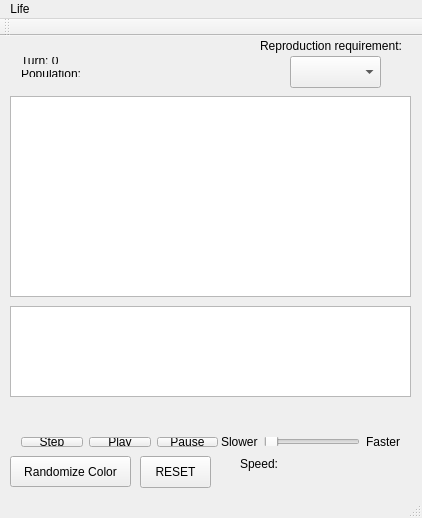
<?xml version="1.0" encoding="UTF-8"?>
<ui version="4.0">
 <class>CellWindow</class>
 <widget class="QMainWindow" name="CellWindow">
  <property name="geometry">
   <rect>
    <x>0</x>
    <y>0</y>
    <width>422</width>
    <height>518</height>
   </rect>
  </property>
  <property name="windowTitle">
   <string>CellWindow</string>
  </property>
  <widget class="QWidget" name="centralWidget">
   <widget class="QWidget" name="verticalLayoutWidget">
    <property name="geometry">
     <rect>
      <x>10</x>
      <y>10</y>
      <width>111</width>
      <height>42</height>
     </rect>
    </property>
    <layout class="QVBoxLayout" name="verticalLayout">
     <item>
      <widget class="QLabel" name="turnLabel">
       <property name="text">
        <string>Turn: 0</string>
       </property>
      </widget>
     </item>
     <item>
      <widget class="QLabel" name="populationLabel">
       <property name="text">
        <string>Population:</string>
       </property>
      </widget>
     </item>
    </layout>
   </widget>
   <widget class="QGraphicsView" name="graphicsView">
    <property name="geometry">
     <rect>
      <x>10</x>
      <y>60</y>
      <width>401</width>
      <height>201</height>
     </rect>
    </property>
   </widget>
   <widget class="QWidget" name="horizontalLayoutWidget_2">
    <property name="geometry">
     <rect>
      <x>10</x>
      <y>390</y>
      <width>219</width>
      <height>32</height>
     </rect>
    </property>
    <layout class="QHBoxLayout" name="horizontalLayout_3">
     <item>
      <widget class="QPushButton" name="stepButton">
       <property name="text">
        <string>Step</string>
       </property>
      </widget>
     </item>
     <item>
      <widget class="QPushButton" name="playButton">
       <property name="text">
        <string>Play</string>
       </property>
      </widget>
     </item>
     <item>
      <widget class="QPushButton" name="pauseButton">
       <property name="text">
        <string>Pause</string>
       </property>
      </widget>
     </item>
    </layout>
   </widget>
   <widget class="QWidget" name="horizontalLayoutWidget">
    <property name="geometry">
     <rect>
      <x>210</x>
      <y>390</y>
      <width>201</width>
      <height>31</height>
     </rect>
    </property>
    <layout class="QHBoxLayout" name="horizontalLayout">
     <item>
      <widget class="QLabel" name="label">
       <property name="text">
        <string>Slower</string>
       </property>
      </widget>
     </item>
     <item>
      <widget class="QSlider" name="horizontalSlider">
       <property name="orientation">
        <enum>Qt::Horizontal</enum>
       </property>
      </widget>
     </item>
     <item>
      <widget class="QLabel" name="label_2">
       <property name="text">
        <string>Faster</string>
       </property>
      </widget>
     </item>
    </layout>
   </widget>
   <widget class="QLabel" name="speedLabel">
    <property name="geometry">
     <rect>
      <x>240</x>
      <y>420</y>
      <width>57</width>
      <height>16</height>
     </rect>
    </property>
    <property name="text">
     <string>Speed:</string>
    </property>
   </widget>
   <widget class="QPushButton" name="randomizeColorButton">
    <property name="geometry">
     <rect>
      <x>10</x>
      <y>420</y>
      <width>121</width>
      <height>31</height>
     </rect>
    </property>
    <property name="text">
     <string>Randomize Color</string>
    </property>
   </widget>
   <widget class="QComboBox" name="comboBox">
    <property name="geometry">
     <rect>
      <x>290</x>
      <y>20</y>
      <width>91</width>
      <height>32</height>
     </rect>
    </property>
   </widget>
   <widget class="QLabel" name="label_3">
    <property name="geometry">
     <rect>
      <x>260</x>
      <y>0</y>
      <width>171</width>
      <height>20</height>
     </rect>
    </property>
    <property name="text">
     <string>Reproduction requirement:</string>
    </property>
   </widget>
   <widget class="QPushButton" name="resetButton">
    <property name="geometry">
     <rect>
      <x>140</x>
      <y>420</y>
      <width>71</width>
      <height>32</height>
     </rect>
    </property>
    <property name="text">
     <string>RESET</string>
    </property>
   </widget>
   <widget class="QGraphicsView" name="graphicsView_2">
    <property name="geometry">
     <rect>
      <x>10</x>
      <y>270</y>
      <width>401</width>
      <height>91</height>
     </rect>
    </property>
   </widget>
  </widget>
  <widget class="QMenuBar" name="menuBar">
   <property name="geometry">
    <rect>
     <x>0</x>
     <y>0</y>
     <width>422</width>
     <height>22</height>
    </rect>
   </property>
   <widget class="QMenu" name="menuLife">
    <property name="title">
     <string>Life</string>
    </property>
   </widget>
   <addaction name="menuLife"/>
  </widget>
  <widget class="QToolBar" name="mainToolBar">
   <attribute name="toolBarArea">
    <enum>TopToolBarArea</enum>
   </attribute>
   <attribute name="toolBarBreak">
    <bool>false</bool>
   </attribute>
  </widget>
  <widget class="QStatusBar" name="statusBar"/>
 </widget>
 <layoutdefault spacing="6" margin="11"/>
 <resources/>
 <connections/>
</ui>
